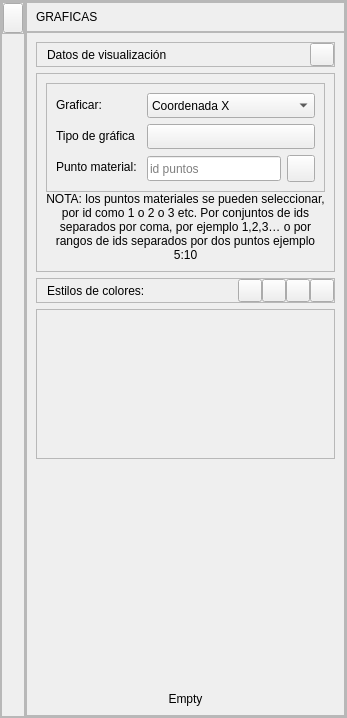
    <widget class="QFrame" name="frame_ResultAnimationProject">
     <property name="sizePolicy">
      <sizepolicy hsizetype="Preferred" vsizetype="Preferred">
       <horstretch>0</horstretch>
       <verstretch>0</verstretch>
      </sizepolicy>
     </property>
     <property name="frameShape">
      <enum>QFrame::StyledPanel</enum>
     </property>
     <property name="frameShadow">
      <enum>QFrame::Raised</enum>
     </property>
     <layout class="QHBoxLayout" name="horizontalLayout">
      <property name="spacing">
       <number>0</number>
      </property>
      <property name="leftMargin">
       <number>0</number>
      </property>
      <property name="topMargin">
       <number>0</number>
      </property>
      <property name="rightMargin">
       <number>0</number>
      </property>
      <property name="bottomMargin">
       <number>0</number>
      </property>
      <item>
       <widget class="QFrame" name="frame_hide">
        <property name="sizePolicy">
         <sizepolicy hsizetype="Fixed" vsizetype="Preferred">
          <horstretch>0</horstretch>
          <verstretch>0</verstretch>
         </sizepolicy>
        </property>
        <property name="minimumSize">
         <size>
          <width>20</width>
          <height>0</height>
         </size>
        </property>
        <property name="frameShape">
         <enum>QFrame::StyledPanel</enum>
        </property>
        <property name="frameShadow">
         <enum>QFrame::Raised</enum>
        </property>
        <layout class="QVBoxLayout" name="verticalLayout_2">
         <property name="spacing">
          <number>0</number>
         </property>
         <property name="leftMargin">
          <number>0</number>
         </property>
         <property name="topMargin">
          <number>0</number>
         </property>
         <property name="rightMargin">
          <number>0</number>
         </property>
         <property name="bottomMargin">
          <number>0</number>
         </property>
         <item>
          <widget class="QFrame" name="frame_hide2">
           <property name="sizePolicy">
            <sizepolicy hsizetype="Fixed" vsizetype="Preferred">
             <horstretch>0</horstretch>
             <verstretch>0</verstretch>
            </sizepolicy>
           </property>
           <property name="minimumSize">
            <size>
             <width>20</width>
             <height>0</height>
            </size>
           </property>
           <property name="frameShape">
            <enum>QFrame::StyledPanel</enum>
           </property>
           <property name="frameShadow">
            <enum>QFrame::Raised</enum>
           </property>
           <layout class="QVBoxLayout" name="verticalLayout_4">
            <property name="spacing">
             <number>0</number>
            </property>
            <property name="leftMargin">
             <number>0</number>
            </property>
            <property name="topMargin">
             <number>0</number>
            </property>
            <property name="rightMargin">
             <number>0</number>
            </property>
            <property name="bottomMargin">
             <number>0</number>
            </property>
            <item>
             <widget class="QToolButton" name="toolButton_hideShow">
              <property name="sizePolicy">
               <sizepolicy hsizetype="Fixed" vsizetype="Maximum">
                <horstretch>0</horstretch>
                <verstretch>0</verstretch>
               </sizepolicy>
              </property>
              <property name="minimumSize">
               <size>
                <width>20</width>
                <height>30</height>
               </size>
              </property>
              <property name="maximumSize">
               <size>
                <width>20</width>
                <height>30</height>
               </size>
              </property>
              <property name="font">
               <font>
                <family>Ubuntu</family>
                <pointsize>7</pointsize>
               </font>
              </property>
              <property name="styleSheet">
               <string notr="true"/>
              </property>
              <property name="text">
               <string/>
              </property>
              <property name="icon">
               <iconset>
                <normaloff>../recursos/iconos/iconos_menu_draw_data/hide_show.svg</normaloff>../recursos/iconos/iconos_menu_draw_data/hide_show.svg</iconset>
              </property>
              <property name="iconSize">
               <size>
                <width>15</width>
                <height>15</height>
               </size>
              </property>
              <property name="toolButtonStyle">
               <enum>Qt::ToolButtonIconOnly</enum>
              </property>
             </widget>
            </item>
           </layout>
          </widget>
         </item>
         <item>
          <spacer name="verticalSpacer">
           <property name="orientation">
            <enum>Qt::Vertical</enum>
           </property>
           <property name="sizeHint" stdset="0">
            <size>
             <width>20</width>
             <height>507</height>
            </size>
           </property>
          </spacer>
         </item>
        </layout>
       </widget>
      </item>
      <item>
       <widget class="QFrame" name="frame_ResultAnimation">
        <property name="sizePolicy">
         <sizepolicy hsizetype="Preferred" vsizetype="Preferred">
          <horstretch>0</horstretch>
          <verstretch>0</verstretch>
         </sizepolicy>
        </property>
        <property name="frameShape">
         <enum>QFrame::StyledPanel</enum>
        </property>
        <property name="frameShadow">
         <enum>QFrame::Raised</enum>
        </property>
        <layout class="QVBoxLayout" name="verticalLayout_3">
         <property name="spacing">
          <number>0</number>
         </property>
         <property name="leftMargin">
          <number>0</number>
         </property>
         <property name="topMargin">
          <number>0</number>
         </property>
         <property name="rightMargin">
          <number>0</number>
         </property>
         <property name="bottomMargin">
          <number>0</number>
         </property>
         <item>
          <widget class="QFrame" name="frame_title">
           <property name="sizePolicy">
            <sizepolicy hsizetype="Preferred" vsizetype="Fixed">
             <horstretch>0</horstretch>
             <verstretch>0</verstretch>
            </sizepolicy>
           </property>
           <property name="minimumSize">
            <size>
             <width>0</width>
             <height>30</height>
            </size>
           </property>
           <property name="maximumSize">
            <size>
             <width>16777215</width>
             <height>30</height>
            </size>
           </property>
           <property name="frameShape">
            <enum>QFrame::StyledPanel</enum>
           </property>
           <property name="frameShadow">
            <enum>QFrame::Raised</enum>
           </property>
           <property name="lineWidth">
            <number>0</number>
           </property>
           <layout class="QHBoxLayout" name="horizontalLayout_2">
            <item>
             <widget class="QLabel" name="label_cardResultAnimationTitle">
              <property name="text">
               <string>GRÁFICAS</string>
              </property>
              <property name="QLabelStyle" stdset="0">
               <number>1</number>
              </property>
             </widget>
            </item>
            <item>
             <spacer name="horizontalSpacer">
              <property name="orientation">
               <enum>Qt::Horizontal</enum>
              </property>
              <property name="sizeHint" stdset="0">
               <size>
                <width>58</width>
                <height>7</height>
               </size>
              </property>
             </spacer>
            </item>
           </layout>
          </widget>
         </item>
         <item>
          <widget class="QFrame" name="frame_info">
           <property name="frameShape">
            <enum>QFrame::StyledPanel</enum>
           </property>
           <property name="frameShadow">
            <enum>QFrame::Raised</enum>
           </property>
           <layout class="QVBoxLayout" name="verticalLayout_5">
            <item>
             <widget class="QFrame" name="frame_ResultAnimationSubTitle1">
              <property name="frameShape">
               <enum>QFrame::StyledPanel</enum>
              </property>
              <property name="frameShadow">
               <enum>QFrame::Raised</enum>
              </property>
              <layout class="QHBoxLayout" name="horizontalLayout_3">
               <property name="spacing">
                <number>0</number>
               </property>
               <property name="leftMargin">
                <number>10</number>
               </property>
               <property name="topMargin">
                <number>0</number>
               </property>
               <property name="rightMargin">
                <number>0</number>
               </property>
               <property name="bottomMargin">
                <number>0</number>
               </property>
               <item>
                <widget class="QLabel" name="label_cardResultAnimationSubTitle1">
                 <property name="minimumSize">
                  <size>
                   <width>262</width>
                   <height>0</height>
                  </size>
                 </property>
                 <property name="text">
                  <string>Datos de visualización</string>
                 </property>
                 <property name="QLabelStyle" stdset="0">
                  <number>2</number>
                 </property>
                </widget>
               </item>
               <item>
                <widget class="QToolButton" name="toolButton_cardResultAnimationSubTitle1">
                 <property name="text">
                  <string/>
                 </property>
                 <property name="icon">
                  <iconset>
                   <normaloff>../recursos/iconos/iconos_menu_draw_data/minimize.svg</normaloff>../recursos/iconos/iconos_menu_draw_data/minimize.svg</iconset>
                 </property>
                 <property name="arrowType">
                  <enum>Qt::NoArrow</enum>
                 </property>
                 <property name="QToolButtonSubTitleStyle" stdset="0">
                  <number>1</number>
                 </property>
                </widget>
               </item>
              </layout>
             </widget>
            </item>
            <item>
             <widget class="QFrame" name="frame_ResultAnimation1">
              <property name="sizePolicy">
               <sizepolicy hsizetype="Preferred" vsizetype="Preferred">
                <horstretch>0</horstretch>
                <verstretch>0</verstretch>
               </sizepolicy>
              </property>
              <property name="frameShape">
               <enum>QFrame::StyledPanel</enum>
              </property>
              <property name="frameShadow">
               <enum>QFrame::Raised</enum>
              </property>
              <layout class="QVBoxLayout" name="verticalLayout_6">
               <property name="spacing">
                <number>0</number>
               </property>
               <item>
                <widget class="QFrame" name="frame_3">
                 <property name="styleSheet">
                  <string notr="true"/>
                 </property>
                 <property name="frameShape">
                  <enum>QFrame::StyledPanel</enum>
                 </property>
                 <property name="frameShadow">
                  <enum>QFrame::Raised</enum>
                 </property>
                 <layout class="QFormLayout" name="formLayout_2">
                  <item row="0" column="0">
                   <widget class="QLabel" name="label_text_char1">
                    <property name="minimumSize">
                     <size>
                      <width>0</width>
                      <height>0</height>
                     </size>
                    </property>
                    <property name="text">
                     <string>Graficar:</string>
                    </property>
                    <property name="QLabelStyle" stdset="0">
                     <number>3</number>
                    </property>
                   </widget>
                  </item>
                  <item row="0" column="1">
                   <widget class="QComboBox" name="comboBox_chartTypeResult">
                    <property name="minimumSize">
                     <size>
                      <width>0</width>
                      <height>25</height>
                     </size>
                    </property>
                    <property name="focusPolicy">
                     <enum>Qt::WheelFocus</enum>
                    </property>
                    <property name="QComboBoxStyle" stdset="0">
                     <number>1</number>
                    </property>
                    <item>
                     <property name="text">
                      <string>Coordenada X</string>
                     </property>
                    </item>
                    <item>
                     <property name="text">
                      <string>Coordenada Y</string>
                     </property>
                    </item>
                    <item>
                     <property name="text">
                      <string>sigxx</string>
                     </property>
                    </item>
                    <item>
                     <property name="text">
                      <string>sigyy</string>
                     </property>
                    </item>
                    <item>
                     <property name="text">
                      <string>sigxy</string>
                     </property>
                    </item>
                    <item>
                     <property name="text">
                      <string>epsxx</string>
                     </property>
                    </item>
                    <item>
                     <property name="text">
                      <string>epsyy</string>
                     </property>
                    </item>
                    <item>
                     <property name="text">
                      <string>epsxy</string>
                     </property>
                    </item>
                   </widget>
                  </item>
                  <item row="2" column="0">
                   <widget class="QLabel" name="label_text_chart2">
                    <property name="minimumSize">
                     <size>
                      <width>85</width>
                      <height>0</height>
                     </size>
                    </property>
                    <property name="maximumSize">
                     <size>
                      <width>85</width>
                      <height>16777215</height>
                     </size>
                    </property>
                    <property name="text">
                     <string>Punto material:</string>
                    </property>
                    <property name="QLabelStyle" stdset="0">
                     <number>3</number>
                    </property>
                   </widget>
                  </item>
                  <item row="2" column="1">
                   <layout class="QHBoxLayout" name="horizontalLayout_8">
                    <item>
                     <widget class="QLineEdit" name="lineEdit_chartPointName">
                      <property name="minimumSize">
                       <size>
                        <width>0</width>
                        <height>25</height>
                       </size>
                      </property>
                      <property name="maximumSize">
                       <size>
                        <width>200</width>
                        <height>16777215</height>
                       </size>
                      </property>
                      <property name="toolTip">
                       <string>&lt;html&gt;&lt;head/&gt;&lt;body&gt;&lt;p&gt;&lt;span style=&quot; font-size:10pt; font-style:italic;&quot;&gt;Puede buscar por id como 1 o 2 o 3 etc. O por conjuntos separados por coma, por ejemplo 1,2,3…&lt;/span&gt;&lt;/p&gt;&lt;/body&gt;&lt;/html&gt;</string>
                      </property>
                      <property name="text">
                       <string/>
                      </property>
                      <property name="placeholderText">
                       <string>id puntos</string>
                      </property>
                      <property name="QLineEditStyle" stdset="0">
                       <number>1</number>
                      </property>
                     </widget>
                    </item>
                    <item>
                     <widget class="QToolButton" name="toolButton_chartAddPoint">
                      <property name="text">
                       <string/>
                      </property>
                      <property name="icon">
                       <iconset>
                        <normaloff>../recursos/iconos/icono_result/add.svg</normaloff>../recursos/iconos/icono_result/add.svg</iconset>
                      </property>
                      <property name="iconSize">
                       <size>
                        <width>20</width>
                        <height>20</height>
                       </size>
                      </property>
                      <property name="arrowType">
                       <enum>Qt::NoArrow</enum>
                      </property>
                      <property name="QToolButtonStyle" stdset="0">
                       <number>1</number>
                      </property>
                     </widget>
                    </item>
                   </layout>
                  </item>
                  <item row="1" column="0">
                   <widget class="QLabel" name="label_text_chart2_3">
                    <property name="minimumSize">
                     <size>
                      <width>85</width>
                      <height>0</height>
                     </size>
                    </property>
                    <property name="maximumSize">
                     <size>
                      <width>85</width>
                      <height>16777215</height>
                     </size>
                    </property>
                    <property name="text">
                     <string>Tipo de gráfica</string>
                    </property>
                    <property name="QLabelStyle" stdset="0">
                     <number>3</number>
                    </property>
                   </widget>
                  </item>
                  <item row="1" column="1">
                   <widget class="QToolButton" name="toolButton_chartTypeStyle">
                    <property name="sizePolicy">
                     <sizepolicy hsizetype="Minimum" vsizetype="Fixed">
                      <horstretch>0</horstretch>
                      <verstretch>0</verstretch>
                     </sizepolicy>
                    </property>
                    <property name="minimumSize">
                     <size>
                      <width>35</width>
                      <height>25</height>
                     </size>
                    </property>
                    <property name="text">
                     <string/>
                    </property>
                    <property name="icon">
                     <iconset>
                      <normaloff>../recursos/iconos/icono_result/graphics.svg</normaloff>../recursos/iconos/icono_result/graphics.svg</iconset>
                    </property>
                    <property name="iconSize">
                     <size>
                      <width>30</width>
                      <height>15</height>
                     </size>
                    </property>
                    <property name="QToolButtonStyle" stdset="0">
                     <number>0</number>
                    </property>
                   </widget>
                  </item>
                 </layout>
                </widget>
               </item>
               <item>
                <widget class="QLabel" name="label_text_chart2_2">
                 <property name="minimumSize">
                  <size>
                   <width>0</width>
                   <height>0</height>
                  </size>
                 </property>
                 <property name="maximumSize">
                  <size>
                   <width>16777215</width>
                   <height>16777215</height>
                  </size>
                 </property>
                 <property name="text">
                  <string>NOTA: los puntos materiales se pueden seleccionar, por id como 1 o 2 o 3 etc. Por conjuntos de ids separados por coma, por ejemplo 1,2,3… o por rangos de ids separados por dos puntos ejemplo 5:10</string>
                 </property>
                 <property name="textFormat">
                  <enum>Qt::PlainText</enum>
                 </property>
                 <property name="scaledContents">
                  <bool>true</bool>
                 </property>
                 <property name="alignment">
                  <set>Qt::AlignCenter</set>
                 </property>
                 <property name="wordWrap">
                  <bool>true</bool>
                 </property>
                 <property name="QLabelStyle" stdset="0">
                  <number>5</number>
                 </property>
                </widget>
               </item>
              </layout>
             </widget>
            </item>
            <item>
             <widget class="QFrame" name="frame_ResultAnimationSubTitle0">
              <property name="frameShape">
               <enum>QFrame::StyledPanel</enum>
              </property>
              <property name="frameShadow">
               <enum>QFrame::Raised</enum>
              </property>
              <layout class="QHBoxLayout" name="horizontalLayout_16">
               <property name="spacing">
                <number>0</number>
               </property>
               <property name="leftMargin">
                <number>10</number>
               </property>
               <property name="topMargin">
                <number>0</number>
               </property>
               <property name="rightMargin">
                <number>0</number>
               </property>
               <property name="bottomMargin">
                <number>0</number>
               </property>
               <item>
                <widget class="QLabel" name="label_textResultAnimation1_2">
                 <property name="minimumSize">
                  <size>
                   <width>110</width>
                   <height>0</height>
                  </size>
                 </property>
                 <property name="text">
                  <string>Estilos de colores:</string>
                 </property>
                 <property name="QLabelStyle" stdset="0">
                  <number>3</number>
                 </property>
                </widget>
               </item>
               <item>
                <widget class="QToolButton" name="toolButton_deleteSeries">
                 <property name="text">
                  <string/>
                 </property>
                 <property name="icon">
                  <iconset>
                   <normaloff>../recursos/iconos/iconos_menu_draw_mesh/delete.svg</normaloff>../recursos/iconos/iconos_menu_draw_mesh/delete.svg</iconset>
                 </property>
                 <property name="arrowType">
                  <enum>Qt::NoArrow</enum>
                 </property>
                 <property name="QToolButtonSubTitleStyle" stdset="0">
                  <number>1</number>
                 </property>
                </widget>
               </item>
               <item>
                <widget class="QToolButton" name="toolButton_showHideLabel">
                 <property name="text">
                  <string/>
                 </property>
                 <property name="icon">
                  <iconset>
                   <normaloff>../recursos/iconos/iconos_menu_draw_mesh/label_not.svg</normaloff>../recursos/iconos/iconos_menu_draw_mesh/label_not.svg</iconset>
                 </property>
                 <property name="arrowType">
                  <enum>Qt::NoArrow</enum>
                 </property>
                 <property name="QToolButtonSubTitleStyle" stdset="0">
                  <number>1</number>
                 </property>
                </widget>
               </item>
               <item>
                <widget class="QToolButton" name="toolButton_showHideSeries">
                 <property name="text">
                  <string/>
                 </property>
                 <property name="icon">
                  <iconset>
                   <normaloff>../recursos/iconos/iconos_menu_draw_mesh/view_draw.svg</normaloff>../recursos/iconos/iconos_menu_draw_mesh/view_draw.svg</iconset>
                 </property>
                 <property name="arrowType">
                  <enum>Qt::NoArrow</enum>
                 </property>
                 <property name="QToolButtonSubTitleStyle" stdset="0">
                  <number>1</number>
                 </property>
                </widget>
               </item>
               <item>
                <widget class="QToolButton" name="toolButton_cardResultAnimationSubTitle0">
                 <property name="text">
                  <string/>
                 </property>
                 <property name="icon">
                  <iconset>
                   <normaloff>../recursos/iconos/iconos_menu_draw_data/minimize.svg</normaloff>../recursos/iconos/iconos_menu_draw_data/minimize.svg</iconset>
                 </property>
                 <property name="arrowType">
                  <enum>Qt::NoArrow</enum>
                 </property>
                 <property name="QToolButtonSubTitleStyle" stdset="0">
                  <number>1</number>
                 </property>
                </widget>
               </item>
              </layout>
             </widget>
            </item>
            <item>
             <widget class="QFrame" name="frame_ResultAnimation3">
              <property name="sizePolicy">
               <sizepolicy hsizetype="Preferred" vsizetype="Expanding">
                <horstretch>0</horstretch>
                <verstretch>0</verstretch>
               </sizepolicy>
              </property>
              <property name="minimumSize">
               <size>
                <width>0</width>
                <height>150</height>
               </size>
              </property>
              <property name="styleSheet">
               <string notr="true"/>
              </property>
              <property name="frameShape">
               <enum>QFrame::StyledPanel</enum>
              </property>
              <property name="frameShadow">
               <enum>QFrame::Raised</enum>
              </property>
              <layout class="QHBoxLayout" name="horizontalLayout_13">
               <item>
                <widget class="QScrollArea" name="scrollArea">
                 <property name="styleSheet">
                  <string notr="true">background-color: transparent;
border: none;</string>
                 </property>
                 <property name="widgetResizable">
                  <bool>true</bool>
                 </property>
                 <widget class="QWidget" name="scrollAreaWidgetContents">
                  <property name="geometry">
                   <rect>
                    <x>0</x>
                    <y>0</y>
                    <width>278</width>
                    <height>130</height>
                   </rect>
                  </property>
                  <layout class="QHBoxLayout" name="horizontalLayout_14">
                   <property name="spacing">
                    <number>0</number>
                   </property>
                   <property name="leftMargin">
                    <number>0</number>
                   </property>
                   <property name="topMargin">
                    <number>0</number>
                   </property>
                   <property name="rightMargin">
                    <number>0</number>
                   </property>
                   <property name="bottomMargin">
                    <number>0</number>
                   </property>
                   <item>
                    <layout class="QVBoxLayout" name="verticalLayout_containerCardPoint">
                     <property name="spacing">
                      <number>0</number>
                     </property>
                     <item>
                      <widget class="QFrame" name="frame_empty">
                       <property name="sizePolicy">
                        <sizepolicy hsizetype="Preferred" vsizetype="Expanding">
                         <horstretch>0</horstretch>
                         <verstretch>0</verstretch>
                        </sizepolicy>
                       </property>
                       <property name="styleSheet">
                        <string notr="true"/>
                       </property>
                       <property name="frameShape">
                        <enum>QFrame::StyledPanel</enum>
                       </property>
                       <property name="frameShadow">
                        <enum>QFrame::Raised</enum>
                       </property>
                      </widget>
                     </item>
                    </layout>
                   </item>
                  </layout>
                 </widget>
                </widget>
               </item>
              </layout>
             </widget>
            </item>
            <item>
             <spacer name="verticalSpacer_2">
              <property name="orientation">
               <enum>Qt::Vertical</enum>
              </property>
              <property name="sizeType">
               <enum>QSizePolicy::Expanding</enum>
              </property>
              <property name="sizeHint" stdset="0">
               <size>
                <width>20</width>
                <height>227</height>
               </size>
              </property>
             </spacer>
            </item>
            <item>
             <layout class="QHBoxLayout" name="horizontalLayout_5">
              <property name="spacing">
               <number>0</number>
              </property>
              <item>
               <widget class="QLabel" name="label_msn">
                <property name="sizePolicy">
                 <sizepolicy hsizetype="Expanding" vsizetype="Preferred">
                  <horstretch>0</horstretch>
                  <verstretch>0</verstretch>
                 </sizepolicy>
                </property>
                <property name="text">
                 <string>Empty</string>
                </property>
                <property name="alignment">
                 <set>Qt::AlignCenter</set>
                </property>
               </widget>
              </item>
             </layout>
            </item>
           </layout>
          </widget>
         </item>
        </layout>
       </widget>
      </item>
     </layout>
    </widget>
